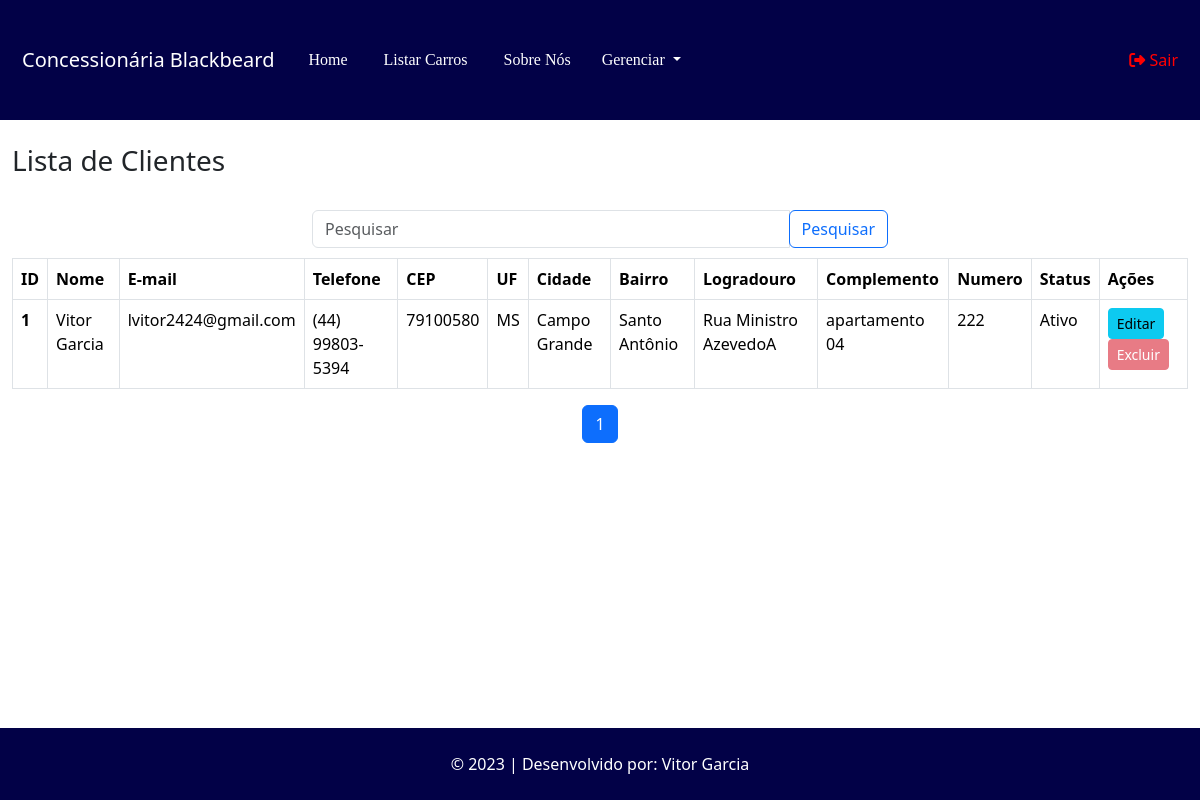
The app's page /cliente/pesquisar (signed in) with its own data.
### tables this page shows
CREATE TABLE `cliente` (
  `id` int(11) NOT NULL,
  `nome` varchar(100) NOT NULL,
  `telefone` varchar(20) NOT NULL,
  `email` varchar(100) NOT NULL,
  `cpf` char(15) NOT NULL,
  `status` varchar(12) NOT NULL,
  `cep` varchar(10) DEFAULT NULL,
  `uf` varchar(2) DEFAULT NULL,
  `cidade` varchar(255) DEFAULT NULL,
  `bairro` varchar(255) DEFAULT NULL,
  `logradouro` varchar(255) DEFAULT NULL,
  `complemento` varchar(255) DEFAULT NULL,
  `numero` varchar(10) DEFAULT NULL
);

### App/Controllers/Controller.php (called while the page is built, shortened)
<?php
abstract class Controller
{
    private $viewVar;
    public function render($view)
    {
        $viewVar = $this->getViewVar();
        require_once PATH . '/App/Views/layouts/cabecalho.php';
        require_once PATH . '/App/Views/layouts/menu.php';
        require_once PATH . '/App/Views/' . $view . '.php';
        require_once PATH . '/App/Views/layouts/rodape.php';
    }
    public function getViewVar()
    {
        return $this->viewVar;
    }
    public function setViewParam($varName, $varValue)
    {
        if ($varName != "" && $varValue != "") {
            $this->viewVar[$varName] = $varValue;
        }
    }
}

### App/Controllers/ClienteController.php (called while the page is built, shortened)
<?php
class ClienteController extends Controller
{
    public function pesquisar()
    {
        $clienteDAO = new ClienteDAO();
        self::setViewParam('cliente', $clienteDAO->listarPorVenda());
        $this->render('cliente/pesquisar');
    }
}

### index.php (called while the page is built, shortened)
<?php
try {
    $app = new App();
    $app->run();
}catch (\Exception $e){
    $oError = new Erro($e);
    $oError->render();
}

### App/Models/DAO/BaseDAO.php (called while the page is built, shortened)
<?php
abstract class BaseDAO
{
    private $conexao;
    public function __construct()
    {
        $this->conexao = Conexao::getConnection();
    }
    public function select($sql)
    {
        if (!empty($sql)) {
            return $this->conexao->query($sql);
        }
    }
}

### App/Lib/Conexao.php (called while the page is built, shortened)
<?php
class Conexao
{
    private static $connection;
    public static function getConnection()
    {
        $pdoConfig = DB_DRIVER . ":" . "host=" . DB_HOST . ";";
        $pdoConfig .= "dbname=" . DB_NAME . ";";
        try {
            if (!isset(self::$connection)) {
                self::$connection = new PDO($pdoConfig, DB_USER, DB_PASSWORD);
                self::$connection->setAttribute(PDO::ATTR_ERRMODE, PDO::ERRMODE_EXCEPTION);
            }
            return self::$connection;
        } catch (PDOException $e) {
            throw new Exception("Erro de conexão com o banco de dados", 500);
        }
    }
}

### App/Models/DAO/ClienteDAO.php (called while the page is built, shortened)
<?php
class ClienteDAO extends BaseDAO{
    public function listarPorVenda(){
        $resultado = $this->select(
            'SELECT c.*, IFNULL(COUNT(venda.id), null) AS qtdVendas
            FROM cliente c
            LEFT JOIN venda ON c.id = venda.id_cliente
            GROUP BY c.id'
        );
        return $resultado->fetchAll(\PDO::FETCH_CLASS, Cliente::class);
    }
}
?>

### App/Models/Entidades/Cliente.php (called while the page is built, shortened)
<?php
class Cliente{
     private $id;
     private $nome;
     private $telefone;
     private $email;
     private $status;
     private $cep;
     private $uf;
     private $cidade;
     private $bairro;
     private $logradouro;
     private $complemento;
     private $numero;
     public function getId(){
        return $this->id;
   }
   function getNome(){
        return $this->nome;
   }
   public function getTelefone(){
        return $this->telefone;
   }
   public function getEmail(){
        return $this->email;
   }
   public function getStatus(){
        return $this->status;
   }
   public function getCep(){
     return $this->cep;
   }
   public function getUf(){
       return $this->uf;
   }
   public function getCidade(){
       return $this->cidade;
   }
   public function getBairro(){
       return $this->bairro;
   }
   public function getLogradouro(){
       return $this->logradouro;
   }
   public function getComplemento(){
       return $this->complemento;
   }
   public function getNumero(){
       return $this->numero;
   }
   private $qtdVendas;
   public function getQtdVendas(){
       return $this->qtdVendas;
   }
}
?>

### App/Views/cliente/pesquisar.php (the view, shortened to what this page needs)
<?php
if (isset($_SESSION['login'])) {
?>
    <div class="container-fluid">
        <br>
        <h3>Lista de Clientes</h3>
        <br>
        <div class="row centralizar">
            <div class="col-md-6">
                <form class="form-inline" action="" method="GET">
                    <div class="input-group">
                        <input type="text" class="form-control" name="pesquisa" placeholder="Pesquisar">
                        <div class="input-group-append">
                            <button class="btn btn-outline-primary" type="submit">Pesquisar</button>
                        </div>
                    </div>
                </form>
            </div>
        </div>
        <table class="table table-hover table-bordered">
            <thead>
                <tr>
                    <th scope="col">ID</th>
                    <th scope="col">Nome</th>
                    <th scope="col">E-mail</th>
                    <th scope="col">Telefone</th>
                    <th scope="col">CEP</th>
                    <th scope="col">UF</th>
                    <th scope="col">Cidade</th>
                    <th scope="col">Bairro</th>
                    <th scope="col">Logradouro</th>
                    <th scope="col">Complemento</th>
                    <th scope="col">Numero</th>
                    <th scope="col">Status</th>
                    <th scope="col">Ações</th>
                </tr>
            </thead>
            <tbody>
                <?php
                $clientesFiltrados = [];
                $clientesPorPagina = 10;
                $paginaAtual = isset($_GET['page']) ? intval($_GET['page']) : 1;
                $pesquisa = isset($_GET['pesquisa']) ? $_GET['pesquisa'] : '';
                if (empty($pesquisa)) {
                    $clientesFiltrados = $viewVar['cliente'];
                }
                $totalClientes = count($clientesFiltrados);
                $totalPaginas = ceil($totalClientes / $clientesPorPagina);
                $indiceInicial = ($paginaAtual - 1) * $clientesPorPagina;
                $indiceFinal = min($indiceInicial + $clientesPorPagina, $totalClientes);
                if (empty($clientesFiltrados)) { ?>
                    <tr>
                        <td colspan="12">
                            <div class="alert alert-info" role="alert">Nenhum cliente encontrado!</div>
                        </td>
                    </tr>
                    <?php } else {
                    for ($i = $indiceInicial; $i < $indiceFinal; $i++) {
                        $cliente = $clientesFiltrados[$i];
                    ?>
                        <tr>
                            <th scope="row"><?php echo $cliente->getId(); ?></th>
                            <td><?php echo $cliente->getNome(); ?></td>
                            <td><?php echo $cliente->getEmail(); ?></td>
                            <td><?php echo $cliente->getTelefone(); ?></td>
                            <td><?php echo $cliente->getCEP(); ?></td>
                            <td><?php echo $cliente->getUF(); ?></td>
                            <td><?php echo $cliente->getCidade(); ?></td>
                            <td><?php echo $cliente->getBairro(); ?></td>
                            <td><?php echo $cliente->getLogradouro(); ?></td>
                            <td><?php echo $cliente->getComplemento(); ?></td>
                            <td><?php echo $cliente->getNumero(); ?></td>
                            <td><?php echo $cliente->getStatus(); ?></td>
                            <td>
                                <a href="http://<?php echo APP_HOST; ?>/cliente/edicao/<?php echo $cliente->getId(); ?>" class="btn btn-info btn-sm">Editar</a>
                                <?php if($cliente->getQtdVendas() != 0){ ?>
                                <span class="d-inline-block" tabindex="0" data-toggle="tooltip" title="Não é possível excluir Cliente que possui Compra vinculada!">
                                    <a class="btn btn-danger btn-sm disabled">Excluir</a>
                                </span>
                                <?php }else{ ?>
                                    <a href="http://<?php echo APP_HOST; ?>/cliente/exclusao/<?php echo $cliente->getId(); ?>" class="btn btn-danger btn-sm">Excluir</a>
                                <?php } ?>
                            </td>
                        </tr>
                <?php
                    }
                }
                ?>
            </tbody>
        </table>
        <nav aria-label="Page navigation">
            <ul class="pagination centralizar">
                <?php
                for ($i = 1; $i <= $totalPaginas; $i++) {
                    $activeClass = ($i === $paginaAtual) ? 'active' : '';
                    echo "<li class='page-item $activeClass'><a class='page-link' href='?page=$i'>$i</a></li>";
                }
                ?>
            </ul>
        </nav>
    </div>
<?php
}
?>

### App/Views/cliente/pesquisar.php (style rules this page uses)
.centralizar { justify-content: center; margin-bottom: 10px; }

### records on screen
cliente: id "1", nome "Vitor Garcia", email "lvitor2424@gmail.com", telefone "(44) 99803-5394", cep "79100580", uf "MS", cidade "Campo Grande", bairro "Santo Antônio", logradouro "Rua Ministro AzevedoA", complemento "apartamento 04", numero "222", status "Ativo"
